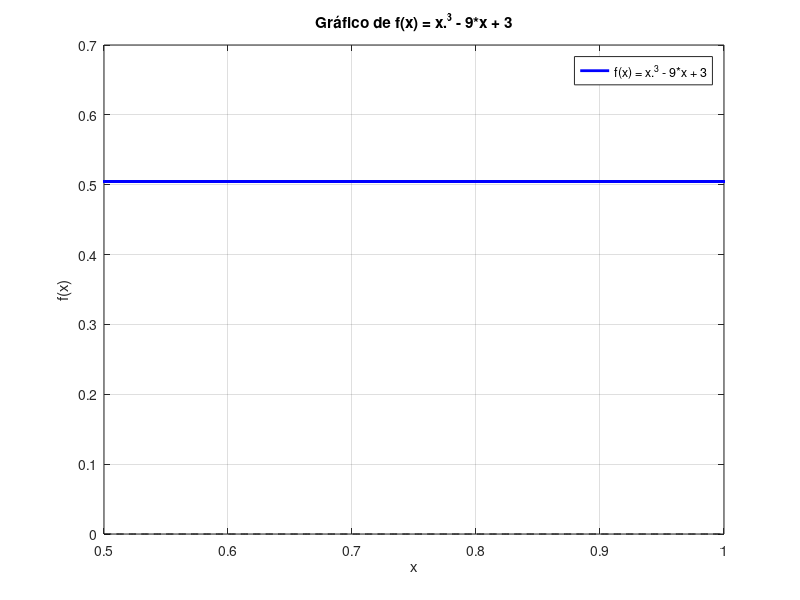

The MATLAB script that drew this image:
function lista5Questao3FalsaPosicao()

  e = 8.9e-12;
  F = 1.25;
  q = 2e-5;
  Q = 2e-5;
  raio = 0.85;

  f = @(x)((1/(4*pi*e)) * (q*Q*x / (x.^2 + raio.^2).^(3/2)) - F);

  a = 0;
  b = 1;
  E = 5e-4;
  Ea = inf;
  rPrevio = inf;

  x = linspace(0.5, 1, 400);
  y = f(x);
  figure;
  plot(x, y, 'b', 'LineWidth', 2);
  hold on;
  plot(x, zeros(size(x)), 'k--');
  xlabel('x');
  ylabel('f(x)');
  title('Gráfico de f(x) = x.^3 - 9*x + 3');
  grid on;
  legend('f(x) = x.^3 - 9*x + 3');
  hold off;

  if (f(a) * f(b) > 0)
    disp("Erro: não há mudança de sinal!");
  else
    it = 1;
    n = 20;
    r = b - (f(b) * (a - b)) / (f(a) - f(b));  % Cálculo inicial da raiz
    fa = f(a);
    fb = f(b);

    while (it <= n)
      fprintf('Iteração %d: a = %f, b = %f, r = %f, f(r) = %f, Erro aproximado = %f\n', ...
              it, a, b, r, f(r), Ea);
      if (it >= n || Ea <= E)
        fprintf("Raiz encontrada: %f\n", r);
        break;
      end

      if (f(a) * f(r) < 0)
        b = r;
        fb = f(r);
      else
        a = r;
        fa = f(r);
      end

      it = it + 1;

      rPrevio = r;
      r = b - (fb * (a - b)) / (fa - fb);
      Ea = calcularErroEstimativa(it, r, rPrevio);
    endwhile

    if it > n
      fprintf("Método falhou em %d iterações\n", it);
    end
  end
endfunction

function Ea = calcularErroEstimativa(it, resultadoAtual, resultadoPrev)
  if it == 1
    Ea = inf;
  else
    Ea = abs((resultadoAtual - resultadoPrev) / resultadoAtual) * 100;
  end
endfunction

lista5Questao3FalsaPosicao();

